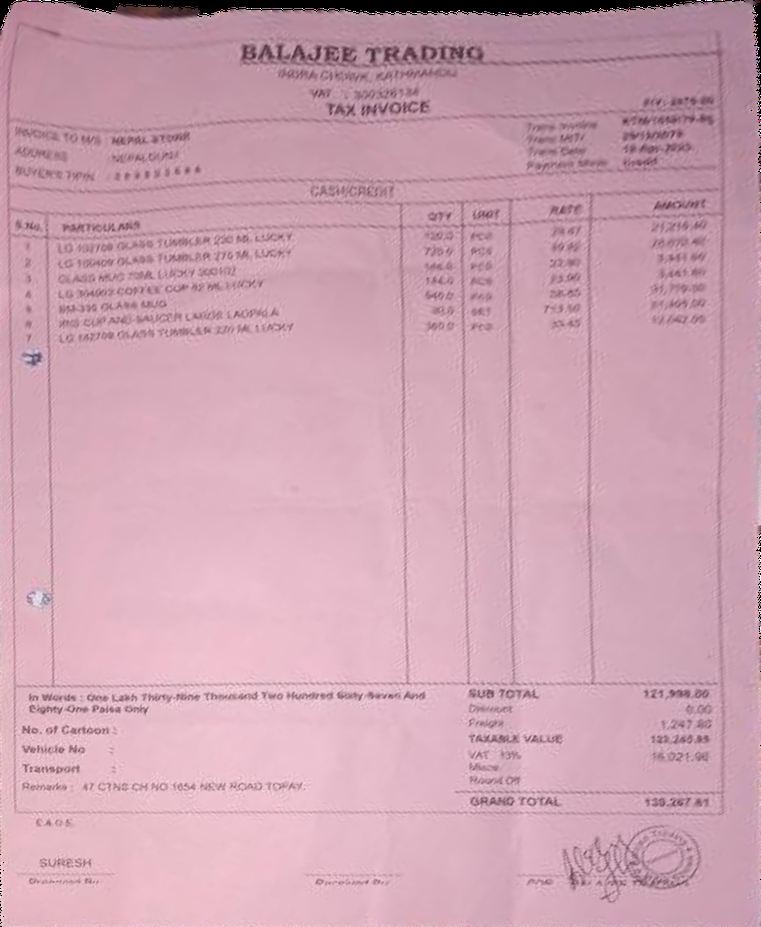
#> input picture work/Checkpoints/Previous Straightening Method/Original Perspective Basis.png, 761 x 927 px, shrunk from 1051 x 1280 before the run
$ python -i frame_ruler.py   (imports and definitions only)
#> lines starting #> are read from the running program, lines starting #| are printed output that depends on the picture; after the words box and inside, x2 and y2 are one past the last pixel; in counts of white or black regions, pixels touching at a corner belong together
"""Conservative rectangular printed-panel evidence, independent of text rows."""
import cv2
import numpy as np


# [41 lines left out: function _edge_profile, not called in this run]


def frame_rulers(gray):
    h,w=gray.shape
    threshold,_=cv2.threshold(gray,0,255,cv2.THRESH_BINARY_INV+cv2.THRESH_OTSU)
    threshold=max(threshold,float(np.percentile(gray,90))-30)
    binary=(gray<threshold).astype(np.uint8)*255
    k=max(3,round(min(h,w)*.008)|1)
    binary=cv2.morphologyEx(binary,cv2.MORPH_OPEN,np.ones((k,k),np.uint8))
    contours,_=cv2.findContours(binary,cv2.RETR_EXTERNAL,cv2.CHAIN_APPROX_NONE)
    horizontal=[];vertical=[]
    for c in contours:
        area=cv2.contourArea(c)
        if not h*w*.1<area<h*w*.65:continue
        x,y,bw,bh=cv2.boundingRect(c)
        if min(bw/w,bh/h)<.2 or x<w*.025 or y<h*.025 or x+bw>w*.975 or y+bh>h*.975:continue
        if area/(bw*bh)<.70 or area/max(1,cv2.contourArea(cv2.convexHull(c)))<.82:continue
        polygon=cv2.approxPolyDP(c,cv2.arcLength(c,True)*.006,True).reshape(-1,2).astype(float)
        a=np.roll(polygon,1,axis=0)-polygon;b=np.roll(polygon,-1,axis=0)-polygon
        la=np.linalg.norm(a,axis=1);lb=np.linalg.norm(b,axis=1)
        angles=np.degrees(np.arccos(np.clip(np.sum(a*b,axis=1)/(la*lb),-1,1)))
        sharp=(angles>=65)&(angles<=115)&(np.minimum(la,lb)>min(bw,bh)*.1)
        if np.count_nonzero(sharp)!=4:continue
        filled=np.zeros((h,w),np.uint8);cv2.drawContours(filled,[c],-1,255,-1)
        yy=np.linspace(y+bh*.025,y+bh*.975,97)
        left=[];right=[]
        for row in yy:
            hits=np.flatnonzero(filled[round(row)])
            if not len(hits):break
            left.append(hits[0]);right.append(hits[-1])
        if len(left)!=len(yy):continue
        # Opposite sides must describe one broad panel, not an isolated object.
        widths=np.array(right)-left
        if np.percentile(widths,10)<bw*.6:continue
        l=_edge_profile(gray,left,yy,True,1);r=_edge_profile(gray,right,yy,True,-1)
        if l is None or r is None:continue
        xx=np.linspace(max(left)+bw*.03,min(right)-bw*.03,97)
        if xx[-1]-xx[0]<bw*.55:continue
        top=[];bottom=[]
        for col in xx:
            hits=np.flatnonzero(filled[:,round(col)])
            if not len(hits):break
            top.append(hits[0]);bottom.append(hits[-1])
        if len(top)!=len(xx):continue
        t=_edge_profile(gray,top,xx,False,1);b=_edge_profile(gray,bottom,xx,False,-1)
        if t is None or b is None:continue
        # Four coherent sides are required. An ellipse or natural cutout has
        # strongly changing opposing separation and cannot qualify as a panel.
        if np.ptp(widths)>bw*.28 or np.ptp(np.array(bottom)-top)>bh*.2:continue
        horizontal.extend([t,b]);vertical.extend([l,r])
    return horizontal,vertical


# [37 lines left out: function band_rulers, not called in this run]

>>> import cv2
>>> picture = cv2.imread('../../../Checkpoints/Previous Straightening Method/Original Perspective Basis.png', cv2.IMREAD_GRAYSCALE)
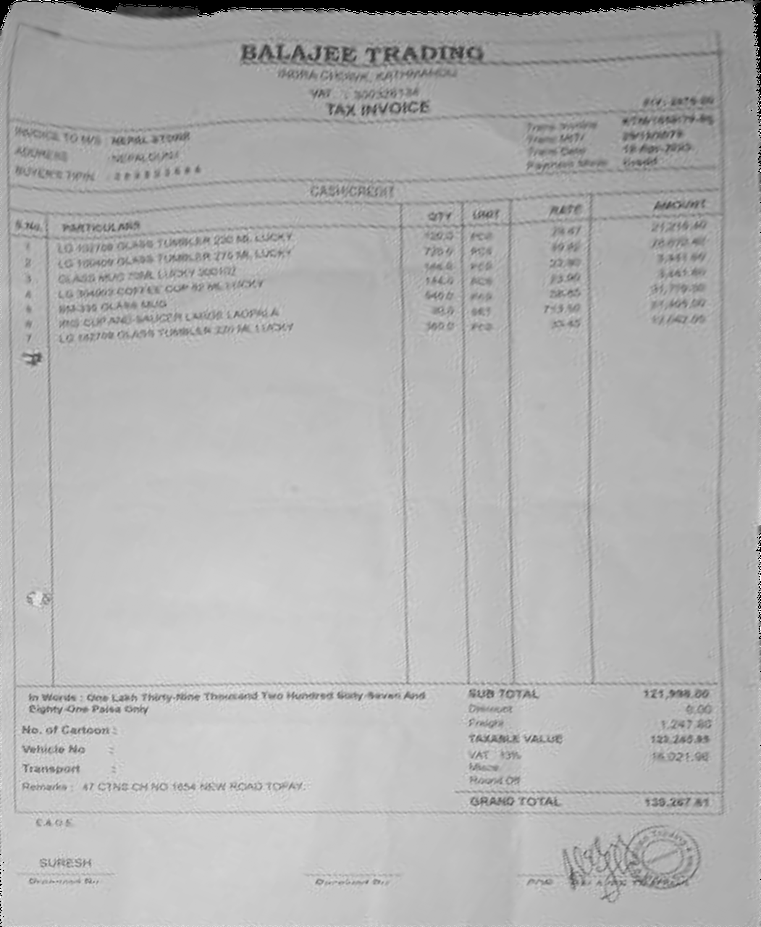
#> picture: shape (927, 761); min 0, max 255, mean 176.9
>>> result = frame_rulers(picture)
#> in frame_rulers, `threshold,_=cv2.threshold(gray,0,255,cv2.THRESH_BINARY_INV+cv2.THRESH_..`: threshold = 164
#> in frame_rulers, `threshold=max(threshold,float(np.percentile(gray,90))-30)`: threshold = 172
#> in frame_rulers, `binary=(gray<threshold).astype(np.uint8)*255`:
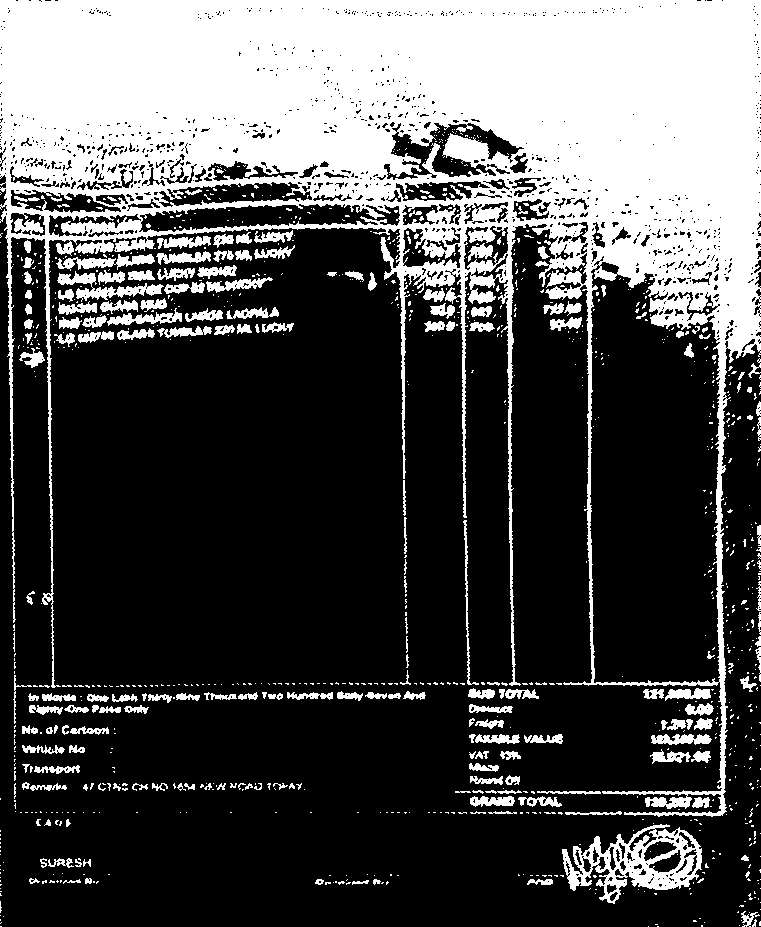
#> binary: shape (927, 761); 30.9% white; 1050 white regions (846 under 20 px), largest, box (x1, y1, x2, y2) and area: (0, 0, 761, 817) 185482, (562, 824, 702, 904) 4432, (57, 271, 164, 302) 1071
#> in frame_rulers, `binary=cv2.morphologyEx(binary,cv2.MORPH_OPEN,np.ones((k,k),np.uint8))`:
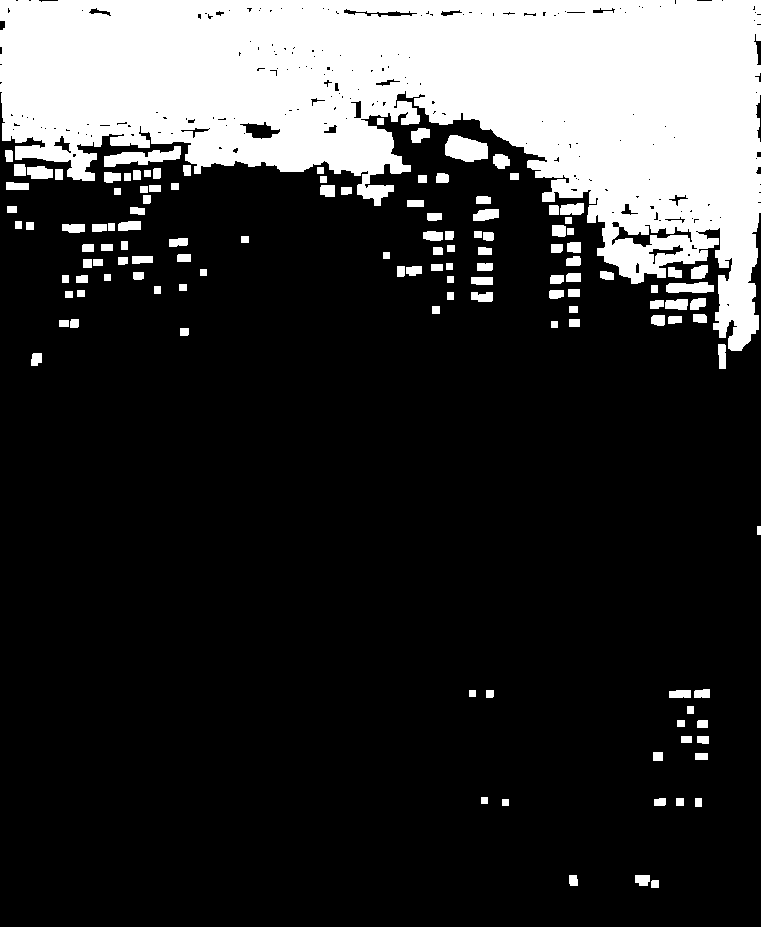
#> binary: shape (927, 761); 21.4% white; 129 white regions
#> in frame_rulers, `contours,_=cv2.findContours(binary,cv2.RETR_EXTERNAL,cv2.CHAIN_APPROX_..`: contours = 129 contours; largest, box (x1, y1, x2, y2) and area: (0, 0, 761, 351) 137258, (445, 135, 488, 162) 814, (104, 146, 181, 167) 734, (666, 282, 714, 293) 387, (27, 166, 53, 179) 250
#> the loop in frame_rulers, `for c in contours:` made 129 passes
#> area on passes 1 to 12: 48.5, 121, 75, 36, 48, 49, 72, 36, 72, 72, 72.5, 60
#> after the loop in frame_rulers, `for c in contours:`: horizontal = []
#> result = ([], [])
